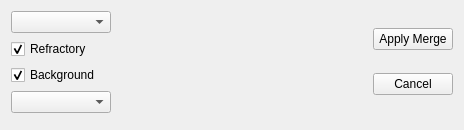
      <widget class="QWidget" name="page_6">
       <layout class="QVBoxLayout" name="verticalLayout_12">
        <item>
         <layout class="QHBoxLayout" name="horizontalLayout_25">
          <property name="sizeConstraint">
           <enum>QLayout::SetMinimumSize</enum>
          </property>
          <item>
           <layout class="QVBoxLayout" name="verticalLayout_11">
            <item>
             <widget class="QComboBox" name="comboBox_merge_c1">
              <property name="minimumSize">
               <size>
                <width>100</width>
                <height>0</height>
               </size>
              </property>
             </widget>
            </item>
            <item>
             <widget class="QCheckBox" name="checkBox_merge_refractory">
              <property name="text">
               <string>Refractory</string>
              </property>
              <property name="checked">
               <bool>true</bool>
              </property>
             </widget>
            </item>
            <item>
             <widget class="QCheckBox" name="checkBox_merge_background">
              <property name="text">
               <string>Background</string>
              </property>
              <property name="checked">
               <bool>true</bool>
              </property>
             </widget>
            </item>
            <item>
             <widget class="QComboBox" name="comboBox_merge_c2"/>
            </item>
           </layout>
          </item>
          <item>
           <widget class="MatplotlibWidget" name="mplwidget_merge_wv">
            <property name="sizePolicy">
             <sizepolicy hsizetype="Expanding" vsizetype="Maximum">
              <horstretch>0</horstretch>
              <verstretch>0</verstretch>
             </sizepolicy>
            </property>
            <property name="minimumSize">
             <size>
              <width>250</width>
              <height>100</height>
             </size>
            </property>
            <property name="autoFillBackground">
             <bool>true</bool>
            </property>
           </widget>
          </item>
          <item>
           <layout class="QVBoxLayout" name="verticalLayout_10">
            <item>
             <widget class="QPushButton" name="pushButton_merge_apply">
              <property name="text">
               <string>Apply Merge</string>
              </property>
             </widget>
            </item>
            <item>
             <widget class="QPushButton" name="pushButton_merge_cancel">
              <property name="text">
               <string>Cancel</string>
              </property>
             </widget>
            </item>
           </layout>
          </item>
         </layout>
        </item>
        <item>
         <widget class="MatplotlibWidget" name="mplwidget_merge">
          <property name="sizePolicy">
           <sizepolicy hsizetype="Expanding" vsizetype="Expanding">
            <horstretch>0</horstretch>
            <verstretch>0</verstretch>
           </sizepolicy>
          </property>
          <property name="autoFillBackground">
           <bool>true</bool>
          </property>
         </widget>
        </item>
       </layout>
      </widget>
